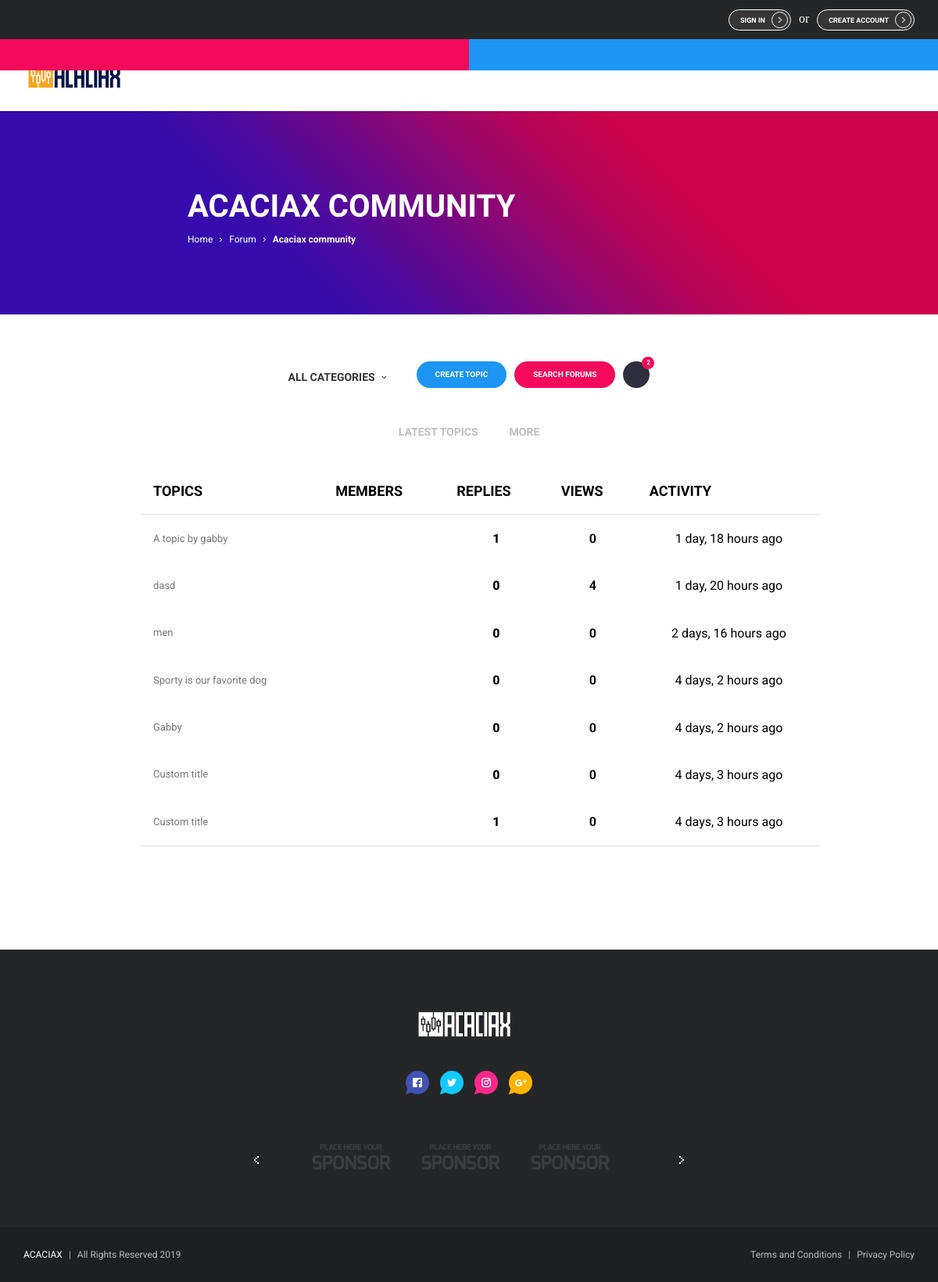
/forum/1/, run on the app's committed database.
### forum/models.py (models this page shows, shortened)
class Category(models.Model):
    name = models.CharField(max_length=30, unique=True)
    description = models.CharField(max_length=100)

class Topic(models.Model):
    subject = models.CharField(max_length=255)
    category = models.ForeignKey(Category, related_name='topics', on_delete=models.CASCADE)
    starter = models.ForeignKey(User, related_name='topics', on_delete=models.CASCADE)
    last_updated = models.DateTimeField(auto_now_add=True)
    views = models.PositiveIntegerField(default=0)

### forum/views.py (the view)
# urls.py: re_path(r'^forum/(?P<pk>\d+)/$', views.category_topics, name='category_topics'),
def category_topics(request, pk):
    category = get_object_or_404(Category, pk=pk)
    topics = category.topics.order_by('-last_updated').annotate(replies=Count('posts') - 1)
    return render(request, 'forum-topics.html', {'category': category, 'topics': topics})

### templates/forum-topics.html (shortened to what this page needs)
{% extends 'base.html' %}
{% load static %}
{% load humanize %}
{% block content_forum_topics %}
  <div class="banner-wrap game-review">
    <div class="banner grid-limit cstm-width-60">
      <h2 class="banner-title text-left">{{ category.name }}</h2>
      <p class="banner-sections text-left">
        <span class="banner-section">Home</span>
        <svg class="arrow-icon">
          <use xlink:href="#svg-arrow"></use>
        </svg>
        <a href="{% url 'forum' %}"><span class="clr-whte banner-section">Forum</span></a>
        <svg class="arrow-icon">
          <use xlink:href="#svg-arrow"></use>
        </svg>
        <span class="banner-section"><strong>{{ category.name }}</strong></span>
      </p>
    </div>
  </div>
  <div class="layout-content-1 grid-limit cstm-width-70">
    <div class="filters-row">
      <div class="dropdown-simple-wrap">
        <div id="filter-01-dropdown-trigger" class="dp-current-option">
          <div id="filter-01-dropdown-option-value" class="dp-current-option-value">
            <p class="dp-option-text">All Categories</p>
          </div>
          <svg class="arrow-icon">
            <use xlink:href="#svg-arrow"></use>
          </svg>
        </div>
      </div>
      <div class="option-list">
        <p class="option-list-item fnt-14">Latest Topics</p>
        <p class="option-list-item fnt-14">MORE</p>
      </div>
      <div class="forum-actions">
        <div class="dropdown-simple-wrap">
          <div id="forums-search-dropdown-trigger" class="current-option">
            <p class="button small red">Search Forums</p>
          </div>
        </div>
        <a href="{% url 'new_topic' category.pk %}">
          <p class="button small blue popup-create-topic-trigger">Create Topic</p>
        </a>
        <div class="dropdown-simple-wrap">
          <div id="forums-user-dropdown-trigger" class="current-option">
            <figure class="user-avatar-wrap">
              <img class="user-avatar smaller" src="{% static 'img/users/05.jpg' %}" alt="user-05">
              <div class="user-avatar-decoration">
                <p class="user-avatar-decoration-text">2</p>
              </div>
            </figure>
          </div>
        </div>
      </div>
    </div>
        <div class="table-responsive-vertical grid3-1col">
          <table id="table" class="table forum-table-topics no-brdr-space table-hover table-mc-light-blue">
              <thead>
                <tr class="capitalize">
                  <th class="forum-header-title">Topics</th>
                  <th class="forum-header-title">Members</th>
                  <th class="forum-header-title">Replies</th>
                  <th class="forum-header-title">Views</th>
                  <th class="forum-header-title">Activity</th>
                </tr>
              </thead>
              <tbody>
                {% for topic in topics %}
                  <tr>
                    <td class="category-title" data-title="Catergory">
                      <a href="{% url 'topic_posts' category.pk topic.pk %}"><p class="cstm-width-a">{{ topic.subject }}</p></a>
                    </td>
                    <td class="topics-count fnt-w8-800" data-title="Topics">
                    </td>
                    <td class="forum-posts-count fnt-w8-800 text-center" data-title="Posts">
                      {{ topic.replies }}
                    </td>
                    <td class="forum-latest fnt-w8-600 clr_black text-center" data-title="Actual">
                      {{ topic.views }}
                    </td>
                    <td class="forum-latest clr_black text-center" data-title="Actual">
                      {{ topic.last_updated|naturaltime }}
                    </td>
                  </tr>
                {% endfor %}
              </tbody>
            </table>
          </div>
  </div>
  {% endblock content_forum_topics %}

### static/css/tables.css (style rules this page uses)
.table { width: 100%; max-width: 100%; margin-bottom: 2rem; background-color: #fff; font-family: "Roboto",sans-serif; }
.table > thead > tr, .table > tbody > tr, .table > tfoot > tr { -webkit-transition: all 0.3s ease; -o-transition: all 0.3s ease; transition: all 0.3s ease; }
.table > thead > tr > th, .table > tbody > tr > th, .table > tfoot > tr > th, .table > thead > tr > td, .table > tbody > tr > td, .table > tfoot > tr > td { text-align: left; padding: 1rem 0rem; vertical-align: center; border-top: 0; -webkit-transition: all 0.3s ease; -o-transition: all 0.3s ease; transition: all 0.3s ease; }
.table > thead > tr > th { font-weight: 700; color: black; vertical-align: bottom; border-bottom: 1px solid rgba(0, 0, 0, 0.12); }
.table > caption + thead > tr:first-child > th, .table > colgroup + thead > tr:first-child > th, .table > thead:first-child > tr:first-child > th, .table > caption + thead > tr:first-child > td, .table > colgroup + thead > tr:first-child > td, .table > thead:first-child > tr:first-child > td { border-top: 0; }

### static/css/custom_css.css (style rules this page uses)
.text-left { text-align: left!important; }
.cstm-width-60 { width: 60%; }
.cstm-width-70 { width: 70%; }
.filters-row { border-bottom: unset; }
.dp-option-text { font-size: 14px!important; }
.fnt-14 { font-size: 14px!important; }
.capitalize { text-transform: uppercase; }
.text-center { text-align: center!important; }
.no-brdr-space { border-spacing: 0px!important; }
.cstm-width-a { max-width: 350px; word-wrap: break-word; }
.fnt-w8-600 { font-weight: 600; }
.fnt-w8-800 { font-weight: 800; }
.forum-table-topics > thead > tr > th, .forum-table-topics > tbody > tr > th, .forum-table-topics > tfoot > tr > th, .forum-table-topics > thead > tr > td, .forum-table-topics > tbody > tr > td, .forum-table-topics > tfoot > tr > td { padding: 1.2rem 1rem; }
.forum-header-title { font-size: 18px; }
.clr-whte { color: #FFF; }

### data on the page
Category: name "ACACIAX COMMUNITY", name "Acaciax community"
Topic: subject "A topic by gabby", replies "1", views "0", last_updated "1 day, 18 hours ago"
Topic: subject "dasd", replies "0", views "4", last_updated "1 day, 20 hours ago"
Topic: subject "men", replies "0", views "0", last_updated "2 days, 16 hours ago"
Topic: subject "Sporty is our favorite dog", replies "0", views "0", last_updated "4 days, 2 hours ago"
Topic: subject "Gabby", replies "0", views "0", last_updated "4 days, 2 hours ago"
Topic: subject "Custom title", replies "0", views "0", last_updated "4 days, 3 hours ago"
Topic: subject "Custom title", replies "1", views "0", last_updated "4 days, 3 hours ago"
